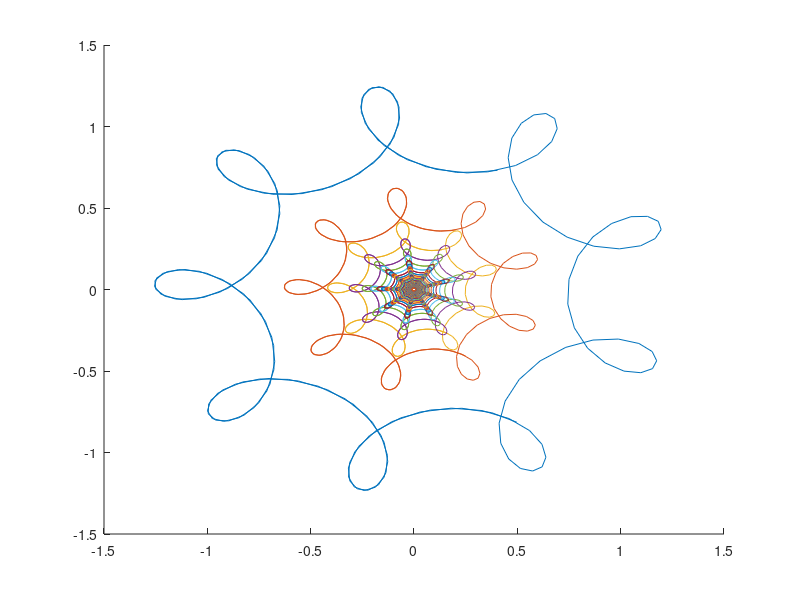

MATLAB code to generate this figure:
#задание 12
t = [-5:0.05:5];
a = 1/4;
b = 1/16;
m = 8; n = 8;
x = cos(t) - a*cos(m*t) + b*sin(n*t);
y = sin(t) + a*sin(m*t) + b*cos(n*t);
k = 100;
hold on
for i = 1:k
  plot(x/i, y/i);
end
hold off
